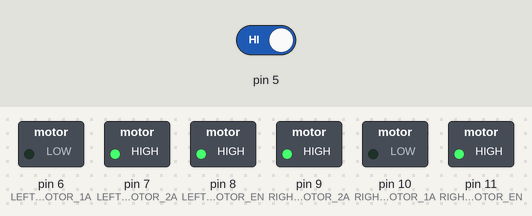
A sketch run on a simulated Arduino Uno, built with avr-gcc and run on an emulated ATmega328P. Parts: switched loads named in the sketch (green lamp = pin HIGH). Dashed ring = blinking. The test bench sets the inputs (shaded band); at power-on: pin 5 HIGH.

Above: at 5.0 s.
5.1 s: pin 5 driven LOW
At 6.9 s:
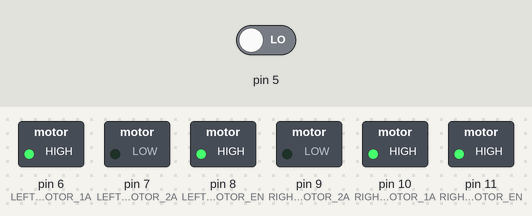
7.9 s: pin 5 driven HIGH
At 9.7 s:
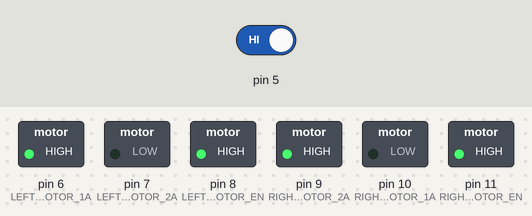
Timing chart, 0 to 20.1 s (numbered marks = the images above; inputs shaded):
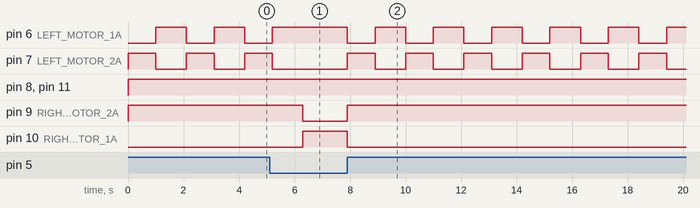

Measured:
- after the input at 5.1 s, pin 6 (LEFT_MOTOR_1A): goes on until 5.2 s, then stays HIGH; pin 7 (LEFT_MOTOR_2A): goes on until 5.2 s, then stays LOW; pin 9 (RIGHT_MOTOR_2A): HIGH → LOW after 1.2 s; pin 10 (RIGHT_MOTOR_1A): LOW → HIGH after 1.2 s
- after the input at 7.9 s, pin 6 (LEFT_MOTOR_1A): alternates HIGH for 1.1 s and LOW for 1.0 s, starting at once; pin 7 (LEFT_MOTOR_2A): alternates HIGH for 1.0 s and LOW for 1.1 s, starting at once; pin 9 (RIGHT_MOTOR_2A): LOW → HIGH at once; pin 10 (RIGHT_MOTOR_1A): HIGH → LOW at once
- by itself, pin 6 (LEFT_MOTOR_1A): alternates HIGH for 1.1 s and LOW for 1.0 s
- by itself, pin 7 (LEFT_MOTOR_2A): alternates HIGH for 1.0 s and LOW for 1.1 s

The sketch:

mcdave_function.ino
```cpp
#define   LEFT_MOTOR_EN   8
#define   LEFT_MOTOR_2A   7
#define   LEFT_MOTOR_1A   6
#define   RIGHT_MOTOR_EN   11
#define   RIGHT_MOTOR_1A   10
#define   RIGHT_MOTOR_2A   9
int analogPin = 1;
int val = 0;
int fish;
void foward()
{
  digitalWrite(LEFT_MOTOR_EN, HIGH);
  digitalWrite(LEFT_MOTOR_2A, LOW);
  digitalWrite(LEFT_MOTOR_1A, HIGH);

  digitalWrite(RIGHT_MOTOR_EN, HIGH);
  digitalWrite(RIGHT_MOTOR_1A, HIGH);
  digitalWrite(RIGHT_MOTOR_2A, LOW);
}
void backward()
{
  digitalWrite(LEFT_MOTOR_EN, HIGH);
  digitalWrite(LEFT_MOTOR_2A, HIGH);
  digitalWrite(LEFT_MOTOR_1A, LOW);

  digitalWrite(RIGHT_MOTOR_EN, HIGH);
  digitalWrite(RIGHT_MOTOR_1A, LOW);
  digitalWrite(RIGHT_MOTOR_2A, HIGH);
//  delay(1000);
}
void sqt()
{
  digitalWrite(LEFT_MOTOR_EN, HIGH);
  digitalWrite(LEFT_MOTOR_2A, LOW);
  digitalWrite(LEFT_MOTOR_1A, HIGH);

  digitalWrite(RIGHT_MOTOR_EN, HIGH);
  digitalWrite(RIGHT_MOTOR_1A, LOW);
  digitalWrite(RIGHT_MOTOR_2A, HIGH);
  delay(1100);
}
void trt()
{
  digitalWrite(LEFT_MOTOR_EN, HIGH);
  digitalWrite(LEFT_MOTOR_2A, LOW);
  digitalWrite(LEFT_MOTOR_1A, HIGH);

  digitalWrite(RIGHT_MOTOR_EN, HIGH);
  digitalWrite(RIGHT_MOTOR_1A, LOW);
  digitalWrite(RIGHT_MOTOR_2A, HIGH);
  delay(1333);
}
void still()
{
  digitalWrite(LEFT_MOTOR_EN, HIGH);
  digitalWrite(LEFT_MOTOR_2A, HIGH);
  digitalWrite(LEFT_MOTOR_1A, HIGH);

  digitalWrite(RIGHT_MOTOR_EN, HIGH);
  digitalWrite(RIGHT_MOTOR_1A, HIGH);
  digitalWrite(RIGHT_MOTOR_2A, HIGH);
  delay(1500);
}
void setup()
{
  pinMode(5, INPUT);
  Serial.begin(9600);
  pinMode(6, OUTPUT);
  pinMode(7, OUTPUT);
  pinMode(8, OUTPUT);
  pinMode(9, OUTPUT);
  pinMode(10, OUTPUT);
  pinMode(11, OUTPUT);
}
void loop()
{
  fish = digitalRead(5);
  if(fish == LOW)
  {
    foward();
  }
  else
    {
    backward();
    delay(1000);
    sqt();
    }
}
```
